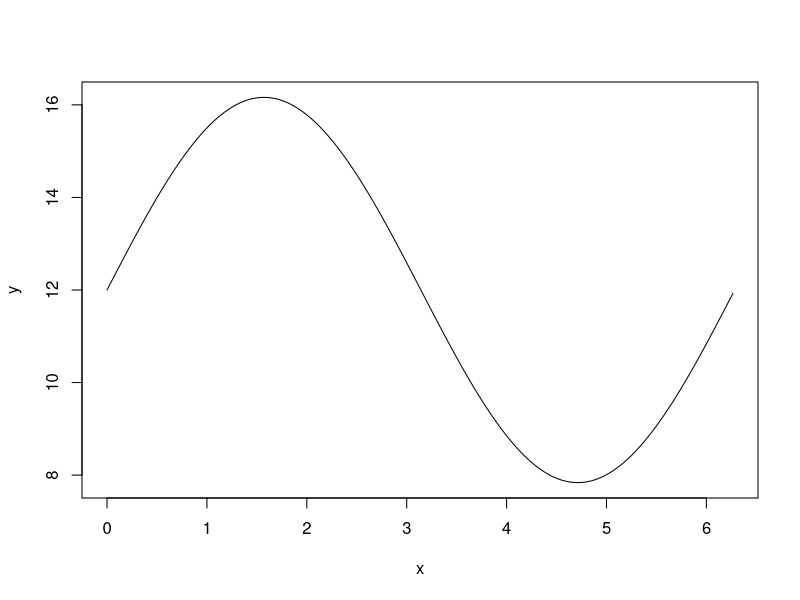
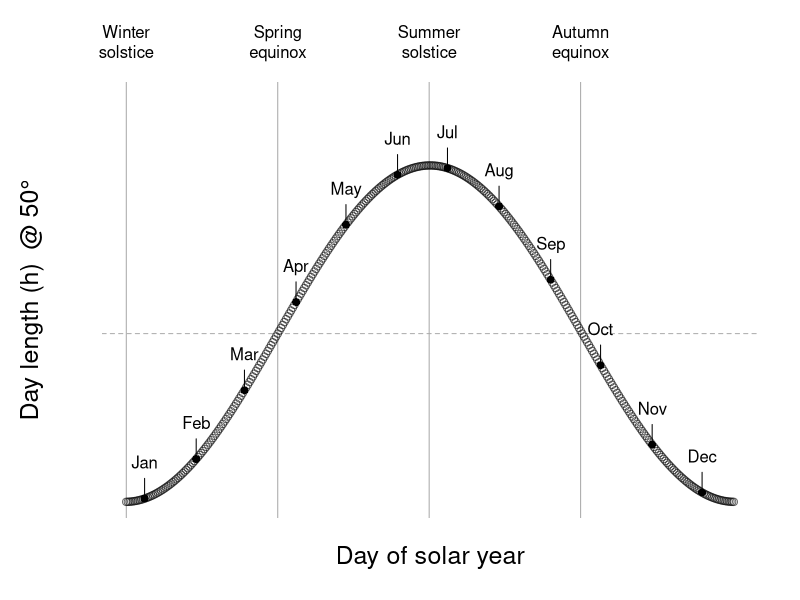

Here is the R script that generated these plots, in order: (Note: this script raises an error after producing the figures.)
## ---- chunk 1
knitr::opts_chunk$set(echo = TRUE)
## ---- chunk 2
d2r <- function(x){x / 180 * pi}

r2d <- function(x){x * 180 / pi}
## ---- chunk 3
max_day_length <- function(latitude, radius = 5, verbose = T){
  axial_tilt <- 23.5
  theta1 <- 90 - latitude
  radius_at_latitude <- radius * sin(d2r(theta1))
  adj <- sqrt(radius^2 - radius_at_latitude^2)
  opp2 <- adj * tan(d2r(axial_tilt))
  if(opp2 > radius_at_latitude){
    theta2 <- 90
  } else {
    theta2 <- r2d(asin(opp2 / radius_at_latitude))
  }
  
  S_arc <- 180 + (2 * theta2)
  D_arc <- 360 - S_arc
  
  S_dur <- S_arc / 360 * 24
  D_dur <- 24 - S_dur
  
  if(verbose){
    print(paste0("Max day length: ", round(S_dur, 1)))
    print(paste0("Min night length: ", round(D_dur, 1)))
  } else {
    S_dur
  }
}
## ---- chunk 4
my_lat <- 50
max_day <- max_day_length(my_lat, 5, verbose = F)
min_day <- 24 - max_day
max_day_length(my_lat, verbose = T)
## ---- chunk 5
inRange <- function(x, value = 0.5){
  # quickly find proportions of a vector, useful for plotting!
  # excludes NAs
  stopifnot(is.numeric(x) | lubridate::is.Date(x))
  if(lubridate::is.Date(x)){
    was.Date <- T
    x <- as.numeric(x)
  } else {
    was.Date <- F
  }
  out <- sapply(value, function(v){min(x, na.rm = T) + 
      ((max(x, na.rm = T) - min(x, na.rm = T)) * v)})
  if(was.Date){
    as.Date(out, origin = "1970-01-01")
  } else {
    out
  }
}
## ---- chunk 6
x <- seq(0, 2 * pi, length.out = 367)[1:366]
y <- sin(x)
y = (y + 1) / 2 # so that range [0, 1]
y <- inRange(c(min_day, max_day), y)
plot(x, y, type = "l")
## ---- chunk 7
dh2hm <- function(x){
  y <- round(x, 2) %>% str_split("\\.") %>% unlist() %>% as.numeric()
  if(length(y) > 1){
    y[2] <- round(y[2] / 10 ^ nchar(y[2])  * 60, 0)
    paste0(y[1], "H ", y[2], "M")
  } else {
    paste0(y[1], "H")
  }
}

mar <- function(s = 5.1, w = 4.1, n = 4.1, e = 2.1){
  par(mar = c(s, w, n, e))
}

internal_axis_ticks <- function(draw.axes = 1:4, number.axes = 1:2, ...){
  for(n in draw.axes){
    axis(n, tck = 0.01, labels = NA, ...)
  }
  for(n in number.axes){
    axis(n, lwd = 0, line = -0.5, las = 1, ...)
  }
  box(lwd = 1.5)
}


library(dplyr)
library(stringr)
## ---- chunk 8
winter_solstice <- which.min(y)
y <- y[c((winter_solstice + 1):366, 1:winter_solstice)]
par(pty = "m")
mar(w = 5.1, s = 4.1)
plot(x, y, type = "n", ylim = inRange(c(min_day, max_day), c(0, 1.2)), 
     las = 1, axes = F, xlab = "", 
     ylab = paste0("Day length (h)  @ ", my_lat, "\u00b0"), cex.lab = 1.5)
abline(h = 12, col = "darkgrey", lty = 2)
abline(v = x[c(1, 92, 366 * 0.5, 366 * 0.75)], col = "darkgrey")
mtext(3, 1, at = x[1], text = "Winter\nsolstice")
mtext(3, 1, at = x[92], text = "Spring\nequinox")
mtext(3, 1, at = x[round(366 * 0.5, 0)], text = "Summer\nsolstice")
mtext(3, 1, at = x[round(366 * 0.75)], text = "Autumn\nequinox")
text(x[round(inRange(c(1, 366), c(0, 0.25, 0.5, 0.75)), 0)], 18.5, 
     labels = sapply(y[round(inRange(c(1, 366), c(0, 0.25, 0.5, 0.75)), 0)], dh2hm), 
     col = "darkred")
points(x, y, col = "#00000099")

year_dates <- data.frame(ymd = seq(as.Date("2023-12-21"), as.Date("2024-12-20"), 
                                   by = 1))
year_dates$doy <- year_dates$ymd %>% str_split("-") %>% sapply("[[", 3)
month_starts <- which(year_dates$doy == "01")
months <- c("Jan\n", "Feb\n", "Mar\n", "Apr\n", "May\n", "Jun\n", "Jul\n", 
            "Aug\n", "Sep\n", "Oct\n", "Nov\n", "Dec\n")
points(x[month_starts], y[month_starts], pch = 16)
arrows(x[month_starts], y[month_starts], x[month_starts], y[month_starts] + 0.5, 
       length = 0)
text(x[month_starts], y[month_starts], months, pos = 3)
mtext(1, 1.5, at = inRange(x, 0.5), text = "Day of solar year", cex = 1.5)
today <- which(year_dates$ymd == Sys.Date())
points(x[today], y[today], pch = 16, col = "darkred")
text(x[today], y[today], paste0("Today: ", dh2hm(y[today])), 
     pos = ifelse(today > 366/2, 2, 4), col = "darkred")
internal_axis_ticks(2, 2)
box()
